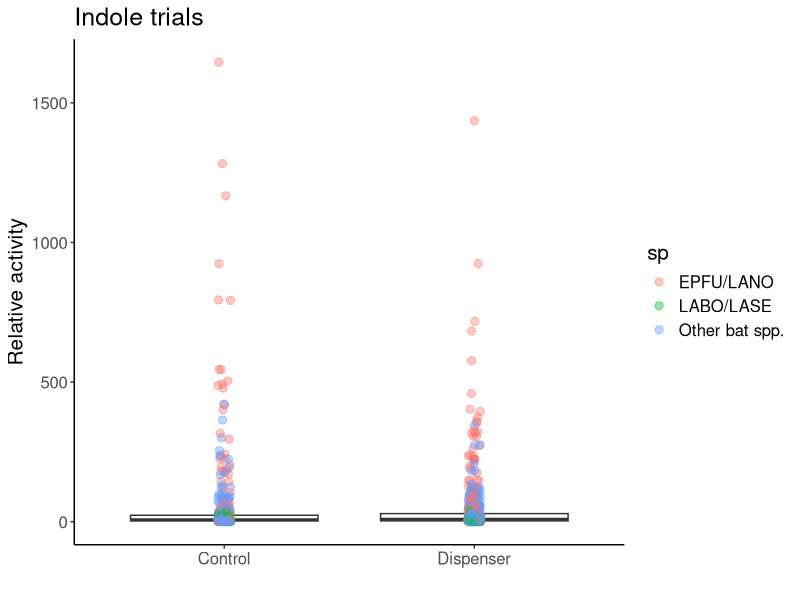
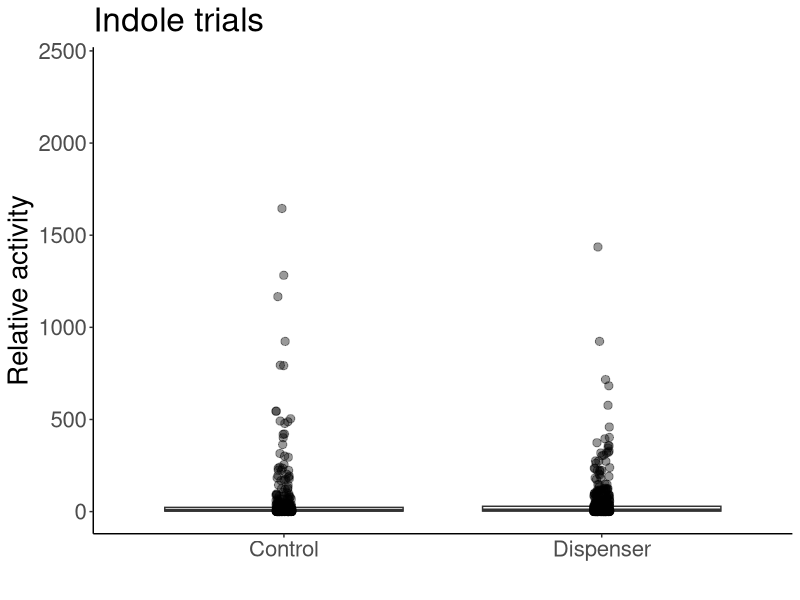
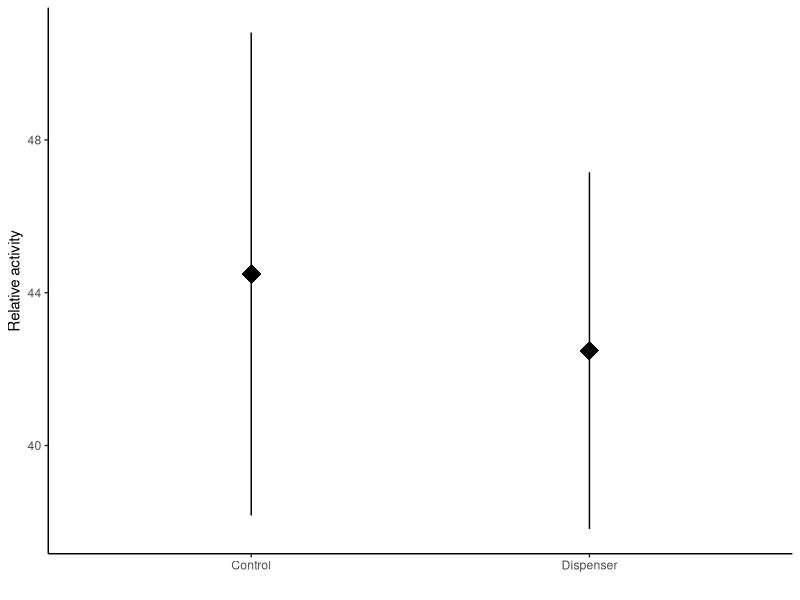
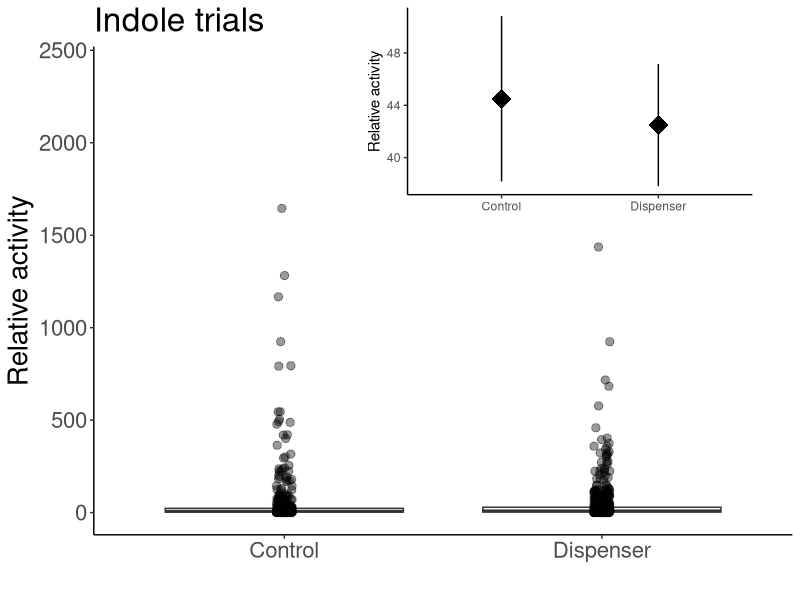
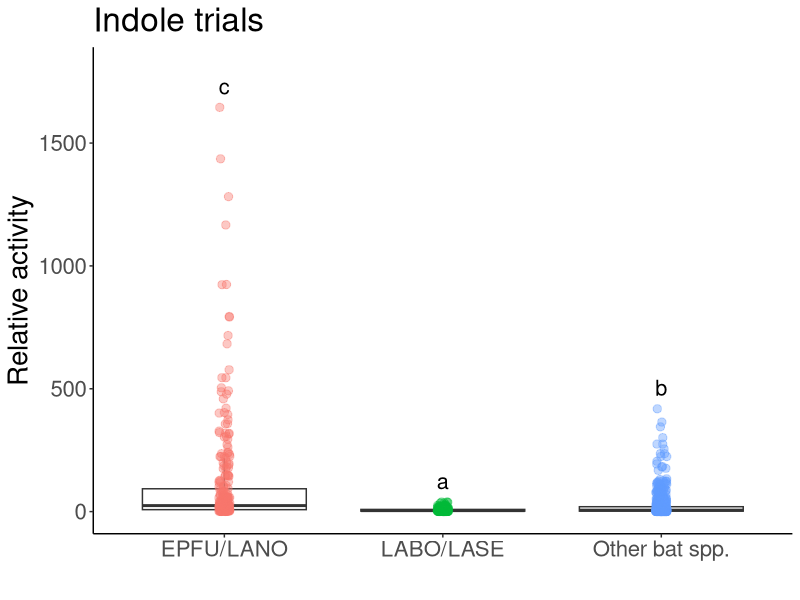
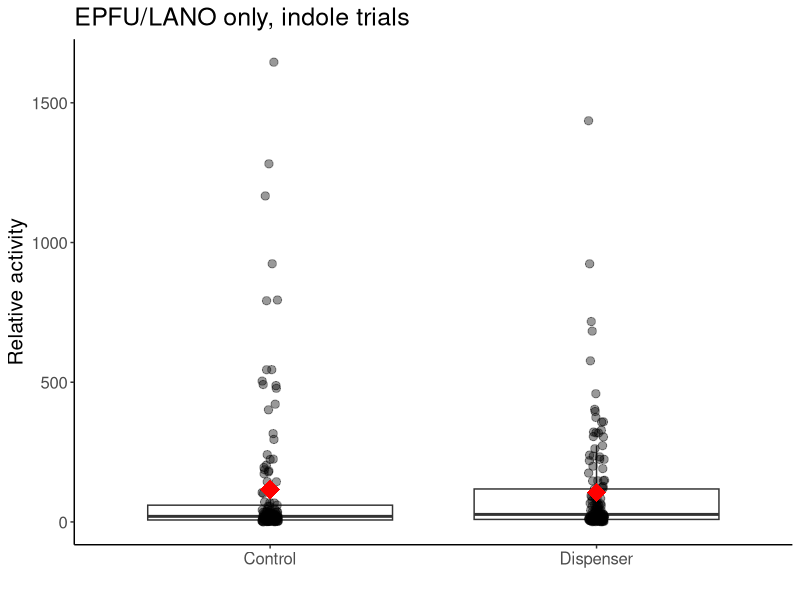
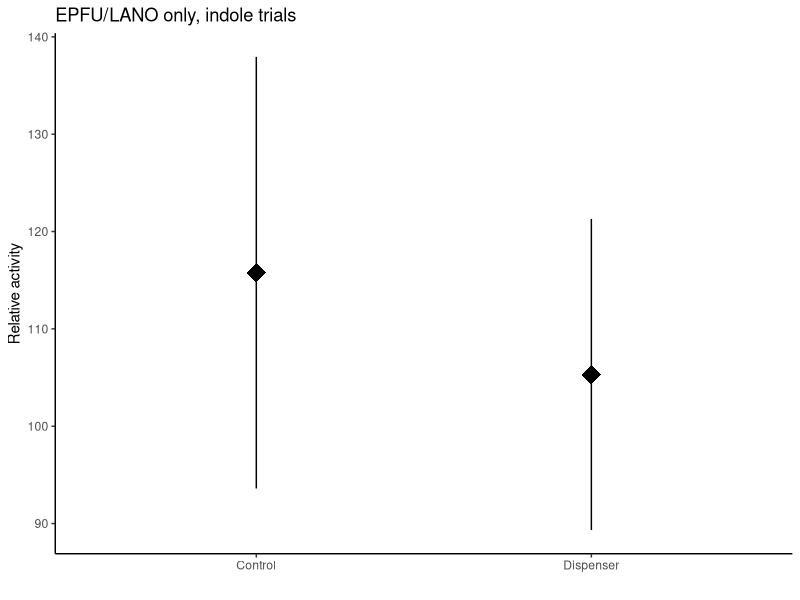
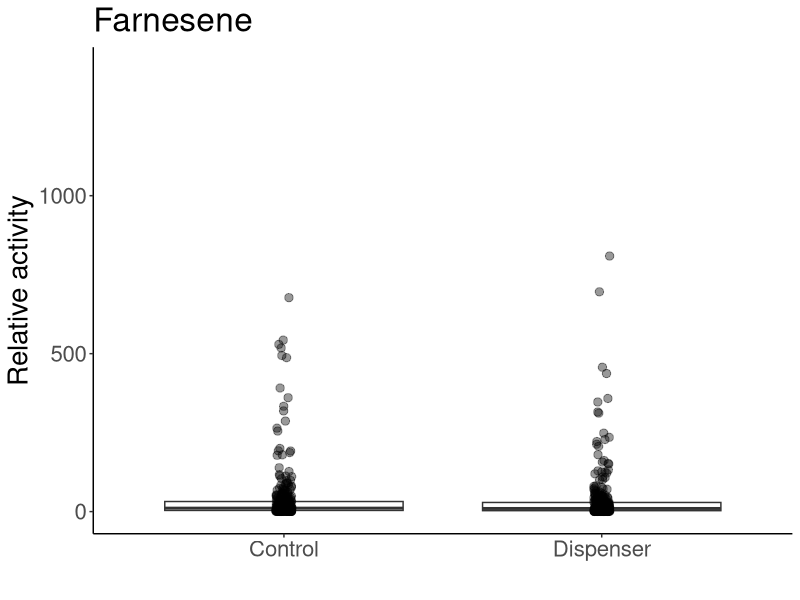

The R source for these figures, in order:
#Load libraries
library(ggplot2)
library(lme4)
library(viridis)
library(car)
library(emmeans)
library(multcomp)
library(dplyr)
library(plyr)
library(tidyr)

# Indole data import and cleaning ------------------------------------------------

#SUMMARY DATA----
indole <- read.csv(file="Maynard_etal_indole_sum.csv",head=TRUE)

##Gathering data — compounds from col to rows
indole1<-indole %>% gather(sp, activity, EPTFUS:NOID)
indole1$sp<-as.factor(indole1$sp)
levels(indole1$sp)
indole1<-aggregate(activity ~ treatment + sp + jdate + site, dat=indole1, FUN=sum)

##GROUPING SPECIES----
{indole2<-indole1
indole2$sp=as.character(indole2$sp)
indole2$sp[indole2$sp=="EPTFUS"]="EPFU/LANO"
indole2$sp[indole2$sp=="LASNOC"]="EPFU/LANO"
indole2$sp[indole2$sp=="LASBOR"]="LABO/LASE"
indole2$sp[indole2$sp=="LASSEM"]="LABO/LASE"
indole2$sp[indole2$sp=="LASCIN"]="Other bat spp."
indole2$sp[indole2$sp=="MYOLUC"]="Other bat spp."
indole2$sp[indole2$sp=="PERSUB"]="Other bat spp."
indole2$sp[indole2$sp=="NOID"]="Other bat spp."
indole2$sp[indole2$sp=="NYCHUM"]="Other bat spp."
}

test.i<-glmer(activity~treatment*sp+(1|jdate), dat = indole2,family=poisson)
summary(test.i)
shapiro.test(resid(test.i))#non-normal

#Test for overdispersion function
overdisp_fun <- function(model) {
	rdf <- df.residual(model)
	rp <- residuals(model,type="pearson")
	Pearson.chisq <- sum(rp^2)
	prat <- Pearson.chisq/rdf
	pval <- pchisq(Pearson.chisq, df=rdf, lower.tail=FALSE)
	c(chisq=Pearson.chisq,ratio=prat,rdf=rdf,p=pval)
}

overdisp_fun(test.i)#overdispersed

mod.i<-glmer.nb(activity~treatment*sp+(1|jdate), dat = indole2)
Anova(mod.i)
#treatment p=0.32, sp p<0.0001, interaxn p=0.45

#contrasts
i1<-emmeans(mod.i,pairwise~sp, type="response")
cld(i1$emmeans,  Letters ='abcde')
#LABO/LASE a, Other b, EPFU/LANO c

indole.tab <- ddply(indole2, c("sp"), summarise,
					N    = length(activity),
					mean = mean(activity),
					sd   = sd(activity),
					se   = sd / sqrt(N))
indole.tab
#(EPFU/LANO-Other)/other
(110.390511-23.750000)/23.750000
#3.65, EPFU/LANO were 365% more active than Other spp.

#(EPFU/LANO-LABO)/LABO
(110.390511-7.044693)/7.044693
#14.67, EPFU/LANO were 1467% more active than LABO/LASE

#full plot
ggplot(data=indole2, aes(x=treatment, y=activity))+ 
	geom_boxplot(outlier.shape = NA)+
	geom_point(position=position_jitter(width = 0.025), alpha=0.4, size=2.5, aes(color=sp))+
	theme_classic()+
	labs(x=" ", y="Relative activity",
		 title = "Indole trials")+
	theme(text = element_text(size=15))

#data plot w/o species color
indole.plot1<-ggplot(data=indole2, aes(x=treatment, y=activity))+ 
	geom_boxplot(outlier.shape = NA)+
	geom_point(position=position_jitter(width = 0.025), alpha=0.4, size=2.5)+
	theme_classic()+
	labs(x=" ", y="Relative activity",
		 title = "Indole trials")+
	theme(text = element_text(size=20))+
	scale_y_continuous(limits = c(0,2400))
indole.plot1

#small plot
indole.small<-ggplot(data=indole2, aes(x=treatment, y=activity))+ 
	theme_classic()+
	labs(x=" ", y="Relative activity")+
	stat_summary(fun.data = "mean_se", size=1.5, shape="diamond")
indole.small

library(cowplot)
indole.with.inset <-
	ggdraw() +
	draw_plot(indole.plot1) +
	draw_plot(indole.small, x = 0.45, y = .6, width = .5, height = .4)
indole.with.inset

ggsave(filename = "indole.png", 
	   plot = indole.with.inset,
	   width = 17, 
	   height = 12,
	   units = "cm",
	   dpi = 300)

ggplot(data=indole2, aes(x=sp, y=activity))+ 
	geom_boxplot(outlier.shape = NA)+
	geom_point(position=position_jitter(width = 0.025), alpha=0.4, size=2.5, aes(color=sp))+
	theme_classic()+
	labs(x=" ", y="Relative activity", title="Indole trials")+
	theme(text = element_text(size=20), legend.position = "none")+
	stat_summary(geom = 'text', label = c("c","a","b"),
				 fun = max, vjust = -0.8, size=5.5)+
	scale_y_continuous(limits = c(0,1800))

##INDOLE BIG BROWN ONLY----
brown.ind <- indole2[which(indole2$sp== 'EPFU/LANO'),]

test3.ind<-glmer(activity~treatment+(1|jdate), dat = brown.ind,family=poisson)
shapiro.test(resid(test3.ind))#normal
summary(test3.ind)#not normal

mod.brown.ind<-glmer.nb(activity~treatment+(1|jdate), dat = brown.ind)
Anova(mod.brown.ind)
#treatment p=0.38

ggplot(data=brown.ind, aes(x=treatment, y=activity))+ 
	geom_boxplot(outlier.shape = NA)+
	geom_point(position=position_jitter(width = 0.025), alpha=0.4, size=2.5)+
	stat_summary(fun.data = "mean_se", colour="red", size=1.5, shape="diamond")+
	theme_classic()+
	labs(x=" ", y="Relative activity",
		 title = "EPFU/LANO only, indole trials")+
	theme(text = element_text(size=15), legend.title = )+
	scale_color_viridis(discrete = T, option = "D")

ggplot(data=brown.ind, aes(x=treatment, y=activity))+ 
	theme_classic()+
	labs(x=" ", y="Relative activity",
		 title = "EPFU/LANO only, indole trials")+
	stat_summary(fun.data = "mean_se", size=1.5, shape="diamond")

##FARNESENE TRIALS----
# Farnesene data import and cleaning ------------------------------------------------

#SUMMARY DATA----
farn <- read.csv(file="Maynard_etal_farnesene_sum.csv",head=TRUE)

##Gathering data — compounds from col to rows
farn1<-farn %>% gather(sp, activity, EPTFUS:NOID)
farn1$sp<-as.factor(farn1$sp)
levels(farn1$sp)
farn1<-aggregate(activity ~ treatment + sp + jdate + site, dat=farn1, FUN=sum)

##GROUPING SPECIES----
{farn2<-farn1
farn2$sp=as.character(farn2$sp)
farn2$sp[farn2$sp=="EPTFUS"]="EPFU/LANO"
farn2$sp[farn2$sp=="LASNOC"]="EPFU/LANO"
farn2$sp[farn2$sp=="LASBOR"]="LABO/LASE"
farn2$sp[farn2$sp=="LASSEM"]="LABO/LASE"
farn2$sp[farn2$sp=="LASCIN"]="Other bat spp."
farn2$sp[farn2$sp=="MYOLUC"]="Other bat spp."
farn2$sp[farn2$sp=="PERSUB"]="Other bat spp."
farn2$sp[farn2$sp=="NOID"]="Other bat spp."
farn2$sp[farn2$sp=="NYCHUM"]="Other bat spp."
}

test.f<-glmer(activity~treatment*sp+(1|jdate), dat = farn2,family=poisson)
summary(test.f)
shapiro.test(resid(test.f))#non-normal, overdispersed

overdisp_fun(test.f)#overdispersed

mod.f<-glmer.nb(activity~treatment*sp+(1|jdate), dat = farn2)
Anova(mod.f)
#treatment p=0.35, sp p=0.00015, interaxn p=0.40

#contrasts
f1<-emmeans(mod.f,pairwise~sp, type="response")
cld(f1$emmeans,  Letters ='abcde')
#LABO/LASE a & Other a, EPFU/LANO b

farn.tab <- ddply(farn2, c("sp"), summarise,
					N    = length(activity),
					mean = mean(activity),
					sd   = sd(activity),
					se   = sd / sqrt(N))
farn.tab
#(EPFU/LANO-Other)/other
(68.29371-32.95148)/32.95148
#1.07, EPFU/LANO were 107% more active than Other spp.

#(EPFU/LANO-LABO)/LABO
(68.29371-16.53906)/16.53906
#3.13, EPFU/LANO were 313% more active than LABO/LASE

farn.plot1<-ggplot(data=farn2, aes(x=treatment, y=activity))+ 
	geom_boxplot(outlier.shape = NA)+
	geom_point(position=position_jitter(width = 0.025), alpha=0.4, size=2.5)+
	theme_classic()+
	labs(x=" ", y="Relative activity",
		 title = "Farnesene")+
	theme(text = element_text(size=20))+
	scale_y_continuous(limits = c(0,1400))
farn.plot1

farn.small<-ggplot(data=farn2, aes(x=treatment, y=activity))+ 
	theme_classic()+
	labs(x=" ", y="Relative activity")+
	stat_summary(fun.data = "mean_se", size=1.5, shape="diamond")
farn.small

farn.with.inset <-
	ggdraw() +
	draw_plot(farn.plot1) +
	draw_plot(farn.small, x = 0.45, y = .6, width = .5, height = .4)
farn.with.inset

ggsave(filename = "farnesene.png", 
	   plot = farn.with.inset,
	   width = 17, 
	   height = 12,
	   units = "cm",
	   dpi = 300)

ggplot(data=farn2, aes(x=sp, y=activity))+ 
	geom_boxplot(outlier.shape = NA)+
	geom_point(position=position_jitter(width = 0.025), alpha=0.4, size=2.5, aes(color=sp))+
	theme_classic()+
	labs(x=" ", y="Relative activity", title="Farnesene trials")+
	theme(text = element_text(size=20), legend.position = "none")+
	stat_summary(geom = 'text', label = c("b","a","b"),
				 fun = max, vjust = -0.8, size=5.5)+
	scale_y_continuous(limits = c(0,900))

##farn BIG BROWN ONLY----
brown.farn <- farn2[which(farn2$sp== 'EPFU/LANO'),]

test3.farn<-glmer(activity~treatment+(1|jdate), dat = brown.farn,family=poisson)
shapiro.test(resid(test3.farn))#normal
summary(test3.farn)#not normal

mod.brown.farn<-glmer.nb(activity~treatment+(1|jdate), dat = brown.farn)
Anova(mod.brown.farn)
#treatment p=0.17

ggplot(data=brown.farn, aes(x=treatment, y=activity))+ 
	geom_boxplot(outlier.shape = NA)+
	geom_point(position=position_jitter(width = 0.025), alpha=0.4, size=2.5)+
	stat_summary(fun.data = "mean_se", colour="red", size=1.5, shape="diamond")+
	theme_classic()+
	labs(x=" ", y="Relative activity",
		 title = "EPFU/LANO only, Farnesene trials")+
	theme(text = element_text(size=15), legend.title = )+
	scale_color_viridis(discrete = T, option = "D")

ggplot(data=brown.farn, aes(x=treatment, y=activity))+ 
	theme_classic()+
	labs(x=" ", y="Relative activity",
		 title = "EPFU/LANO only, Farnesene trials")+
	stat_summary(fun.data = "mean_se", size=1.5, shape="diamond")
